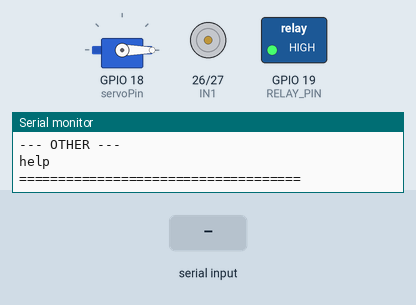
Simulated run of this sketch. Board: ESP32. On the bench: servo, motor-driver pin pairs drawn as motors (green arrow = first pin HIGH = forward, orange = second pin HIGH = backward, longer = more drive, scaled by the enable pin), switched loads named in the sketch (green lamp = pin HIGH), the last lines printed to the serial monitor. Inputs (shaded band) come from the test bench.

Above: at 1.2 s.
1.3 s: "motor on\n" received over Serial
At 2.2 s:
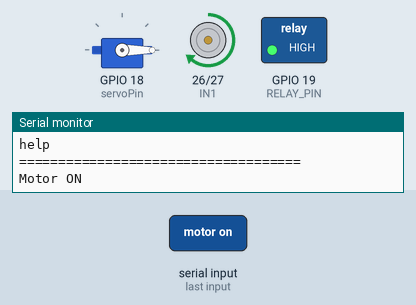
2.8 s: "relay on\n" received over Serial
At 3.3 s:
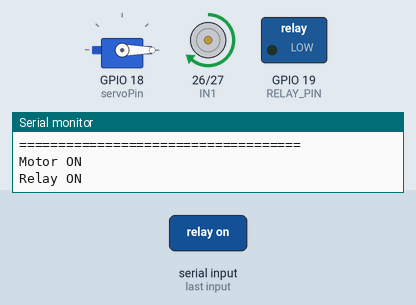
4.3 s: "servo on\n" received over Serial
At 5.5 s:
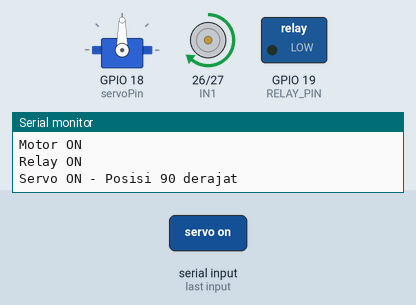
5.8 s: "motor off\n" received over Serial
At 6.8 s:
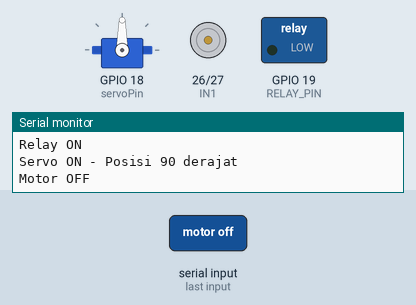
7.3 s: "servo off\n" received over Serial
At 8.0 s:
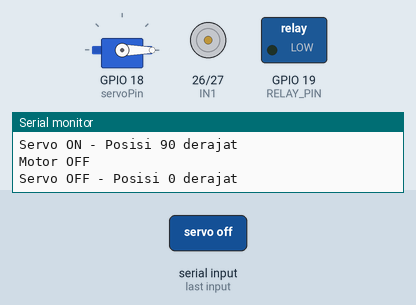
Timing chart, 0 to 9.8 s (numbered marks = the images above; inputs shaded):
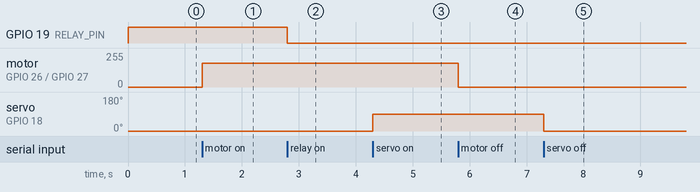

The sketch:

mainTestingSensActV2_esp32.ino
```cpp
#include <ESP32Servo.h>
#include <DHT.h>

// ==========================================
// PIN CONFIGURATION
// ==========================================

// MOTOR DRIVER L298N
#define ENA 25
#define IN1 26
#define IN2 27

// RELAY
#define RELAY_PIN 19

// SERVO
const int servoPin = 18;

// HC-SR04
#define TRIG_PIN 16
#define ECHO_PIN 17

// DHT22
#define DHT_PIN 4
#define DHTTYPE DHT22

// MQ SENSOR
#define MQ_PIN 34

// ==========================================
// OBJECT
// ==========================================

Servo myServo;
DHT dht(DHT_PIN, DHTTYPE);

// ==========================================
// CONFIGURATION
// ==========================================

const bool RELAY_ACTIVE_LOW = true;

int motorSpeed = 180;
bool motorState = false;

// ==========================================
// MOTOR CONTROL
// ==========================================

void motorOn() {
  digitalWrite(IN1, HIGH);
  digitalWrite(IN2, LOW);

  analogWrite(ENA, motorSpeed);

  motorState = true;

  Serial.println("Motor ON");
}

void motorOff() {
  analogWrite(ENA, 0);

  digitalWrite(IN1, LOW);
  digitalWrite(IN2, LOW);

  motorState = false;

  Serial.println("Motor OFF");
}

void setMotorSpeed(int speedValue) {
  motorSpeed = constrain(speedValue, 0, 255);

  Serial.print("Motor PWM: ");
  Serial.println(motorSpeed);

  if (motorState) {
    analogWrite(ENA, motorSpeed);
  }
}

// ==========================================
// RELAY CONTROL
// ==========================================

void relayOn() {
  digitalWrite(
    RELAY_PIN,
    RELAY_ACTIVE_LOW ? LOW : HIGH
  );

  Serial.println("Relay ON");
}

void relayOff() {
  digitalWrite(
    RELAY_PIN,
    RELAY_ACTIVE_LOW ? HIGH : LOW
  );

  Serial.println("Relay OFF");
}

// ==========================================
// SERVO CONTROL
// Menggunakan kode standalone yang berhasil
// ==========================================

void servoOn() {
  myServo.write(90);

  Serial.println("Servo ON - Posisi 90 derajat");
}

void servoOff() {
  myServo.write(0);

  Serial.println("Servo OFF - Posisi 0 derajat");
}

// ==========================================
// HC-SR04 DISTANCE SENSOR
// ==========================================

float readDistance() {
  digitalWrite(TRIG_PIN, LOW);
  delayMicroseconds(2);

  digitalWrite(TRIG_PIN, HIGH);
  delayMicroseconds(10);

  digitalWrite(TRIG_PIN, LOW);

  long duration = pulseIn(ECHO_PIN, HIGH, 30000);

  if (duration == 0) {
    return -1;
  }

  return duration * 0.0343 / 2.0;
}

void testDistance() {
  float distance = readDistance();

  if (distance < 0) {
    Serial.println("HC-SR04: No Echo");
  } else {
    Serial.print("Distance: ");
    Serial.print(distance);
    Serial.println(" cm");
  }
}

// ==========================================
// DHT22 TEMPERATURE & HUMIDITY
// ==========================================

void testTemperature() {
  float temperature = dht.readTemperature();
  float humidity = dht.readHumidity();

  if (isnan(temperature) || isnan(humidity)) {
    Serial.println("DHT ERROR: Sensor tidak terbaca");
    return;
  }

  Serial.print("Temperature: ");
  Serial.print(temperature);
  Serial.println(" C");

  Serial.print("Humidity: ");
  Serial.print(humidity);
  Serial.println(" %");
}

// ==========================================
// MQ GAS SENSOR
// ==========================================

void testGas() {
  int gasValue = analogRead(MQ_PIN);

  float voltage = gasValue * (3.3 / 4095.0);

  Serial.print("MQ Analog: ");
  Serial.println(gasValue);

  Serial.print("MQ Voltage: ");
  Serial.print(voltage, 2);
  Serial.println(" V");
}

// ==========================================
// READ ALL SENSORS
// ==========================================

void readAllSensors() {
  Serial.println();
  Serial.println("========== SENSOR DATA ==========");

  testTemperature();
  testDistance();
  testGas();

  Serial.println("=================================");
  Serial.println();
}

// ==========================================
// SERIAL COMMAND MENU
// ==========================================

void printHelp() {
  Serial.println();
  Serial.println("======= ESP32 PERIPHERAL TEST =======");

  Serial.println("--- MOTOR ---");
  Serial.println("motor on");
  Serial.println("motor off");
  Serial.println("motor speed 150");

  Serial.println("--- RELAY ---");
  Serial.println("relay on");
  Serial.println("relay off");

  Serial.println("--- SERVO ---");
  Serial.println("servo on");
  Serial.println("servo off");

  Serial.println("--- SENSOR ---");
  Serial.println("distance");
  Serial.println("temperature");
  Serial.println("gas");
  Serial.println("read");

  Serial.println("--- OTHER ---");
  Serial.println("help");

  Serial.println("====================================");
  Serial.println();
}

// ==========================================
// PROCESS SERIAL COMMAND
// ==========================================

void processCommand(String command) {

  command.trim();
  command.toLowerCase();

  // MOTOR
  if (command == "motor on") {
    motorOn();
  }

  else if (command == "motor off") {
    motorOff();
  }

  else if (command.startsWith("motor speed ")) {
    int speedValue = command.substring(12).toInt();
    setMotorSpeed(speedValue);
  }

  // RELAY
  else if (command == "relay on") {
    relayOn();
  }

  else if (command == "relay off") {
    relayOff();
  }

  // SERVO
  else if (command == "servo on") {
    servoOn();
  }

  else if (command == "servo off") {
    servoOff();
  }

  // SENSOR
  else if (command == "distance") {
    testDistance();
  }

  else if (command == "temperature") {
    testTemperature();
  }

  else if (command == "gas") {
    testGas();
  }

  else if (command == "read") {
    readAllSensors();
  }

  // HELP
  else if (command == "help") {
    printHelp();
  }

  else {
    Serial.println("Command tidak dikenal. Ketik help.");
  }
}

// ==========================================
// SETUP
// ==========================================

void setup() {

  Serial.begin(115200);

  // SERVO SETUP (di-attach pertama agar timer LEDC 50Hz tidak bentrok
  // dengan analogWrite() motor)
  ESP32PWM::allocateTimer(0);
  ESP32PWM::allocateTimer(1);
  ESP32PWM::allocateTimer(2);
  ESP32PWM::allocateTimer(3);

  myServo.setPeriodHertz(50);
  myServo.attach(servoPin, 500, 2400);
  myServo.write(0);

  // MOTOR SETUP
  pinMode(ENA, OUTPUT);
  pinMode(IN1, OUTPUT);
  pinMode(IN2, OUTPUT);

  motorOff();

  // RELAY SETUP
  pinMode(RELAY_PIN, OUTPUT);
  relayOff();


  // HC-SR04 SETUP
  pinMode(TRIG_PIN, OUTPUT);
  pinMode(ECHO_PIN, INPUT);

  digitalWrite(TRIG_PIN, LOW);

  // DHT SETUP
  dht.begin();

  // MQ SETUP
  pinMode(MQ_PIN, INPUT);
  analogReadResolution(12);

  Serial.println();
  Serial.println("ESP32 PERIPHERAL TEST READY");
  Serial.println("Baudrate: 115200");

  printHelp();
}

// ==========================================
// LOOP
// ==========================================

void loop() {

  if (Serial.available()) {

    String command = Serial.readStringUntil('\n');

    processCommand(command);

  }

}
```

Measured:
- after the input at 1.3 s, motor on GPIO 26 (IN1) / GPIO 27 (IN2): stopped → forward 180/255 at once
- after the input at 2.8 s, GPIO 19 (RELAY_PIN): HIGH → LOW at once
- after the input at 4.3 s, servo on GPIO 18 (servoPin): 0° → 90° at once
- after the input at 5.8 s, motor on GPIO 26 (IN1) / GPIO 27 (IN2): forward 180/255 → stopped at once
- after the input at 7.3 s, servo on GPIO 18 (servoPin): 90° → 0° at once
